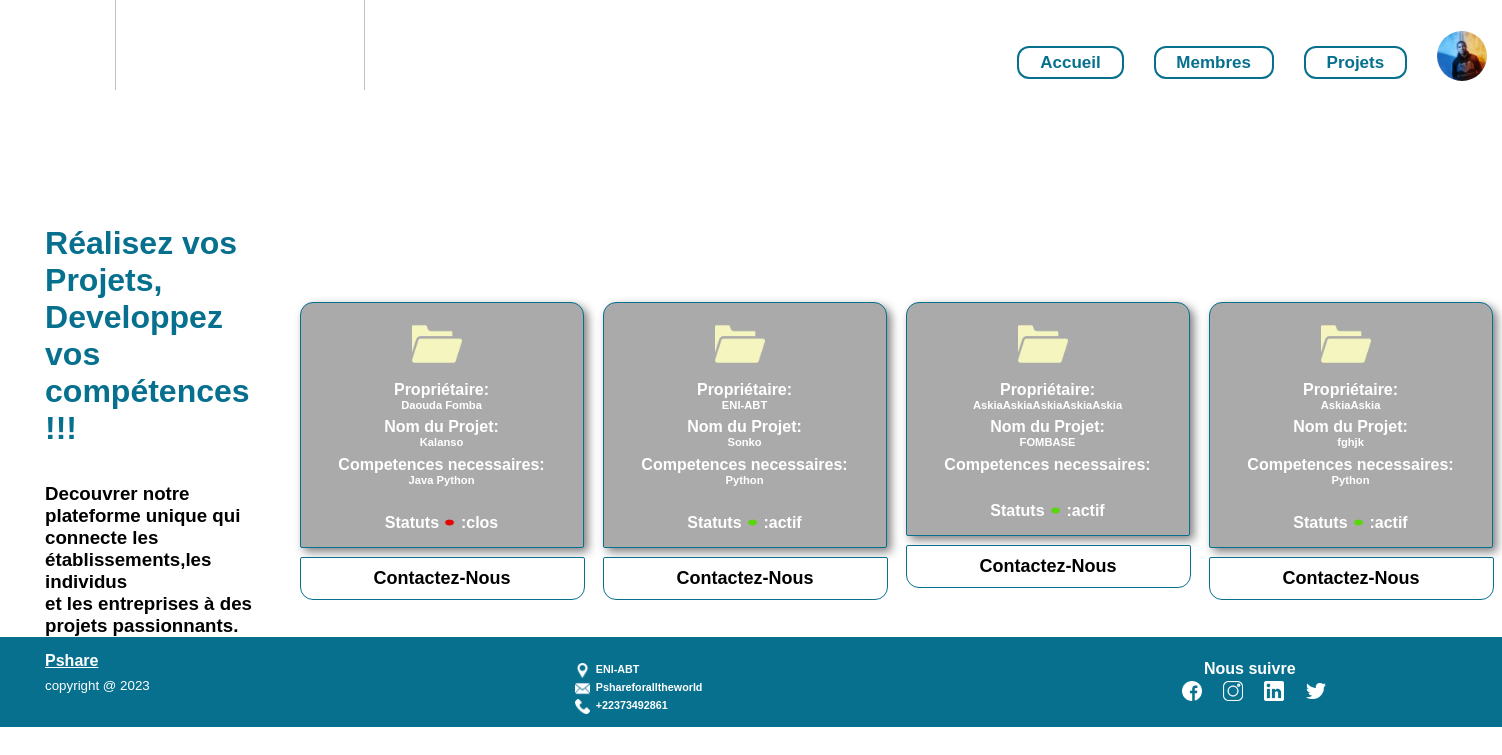
/index_indi.php (signed in), run on the app's committed database.
### tables this page shows
CREATE TABLE `users` (
  `num_users` int(11) NOT NULL,
  `type` varchar(30) NOT NULL,
  `nom_complet` varchar(65) NOT NULL,
  `email_user` varchar(30) NOT NULL,
  `mdp_user` varchar(25) NOT NULL,
  `niveau` enum('Licence','Master','Doctorat') DEFAULT NULL,
  `img` varchar(25) NOT NULL,
  `cv` varchar(25) NOT NULL
);

CREATE TABLE `competence` (
  `id_comp` int(11) NOT NULL,
  `nom_comp` varchar(20) NOT NULL
);

### config.php (called while the page is built, shortened)
<?php
class Operation
{
    private $con;
    public function __construct(){
    try {
        $this->con=new PDO('mysql:host=localhost:3310;dbname=pshare;charset=utf8','root','');
    } catch (PDOException $error1)
    {
    }
    }
       public function Afficher_projet_by_competence($id_user)
       {
         if($this->con)
         {
            $con=$this->con->prepare("SELECT DISTINCT users.num_users,users.nom_complet,competence.nom_comp,projet.nom_pt,projet.statut
            FROM users,competence,avoir_competence,projet,competences_requises  WHERE  avoir_competence.num_users=users.num_users
            AND avoir_competence.id_comp=competence.id_comp AND competence.id_comp=competences_requises.id_comp
            AND competences_requises.idd_pt=projet.idd_pt AND users.num_users=?");
            $data=$con->execute(array($id_user));
            $data=$con->fetchAll(PDO::FETCH_ASSOC);
            return $data;
         }
       }
       public function Afficher_projet_proprio($nom_projet)
       {
         if($this->con)
         {
            $con=$this->con->prepare("SELECT projet.nom_pt,users.nom_complet FROM users,projet
            WHERE projet.num_users=users.num_users AND projet.nom_pt=?");
            $data=$con->execute(array($nom_projet));
            $data=$con->fetchAll(PDO::FETCH_ASSOC);
            return $data;
            }
       }
       public function Stocks_idprojet($nom)
       {
         if($this->con)
         {
            $con=$this->con->prepare("SELECT idd_pt FROM projet WHERE nom_pt=? ");
            $data=$con->execute(array($nom));
            $data=$con->fetchAll(PDO::FETCH_ASSOC);
            if(count($data)>0)
             {
               foreach($data as $lidata)
               {
                  $id_projet=$lidata['idd_pt'];
               }
             }
             return $id_projet;
         }
       }
       public function Afficher_competences_requises($id_projet)
       {
         if($this->con)
         {
            $con=$this->con->prepare("SELECT competence.nom_comp FROM competence,competences_requises,projet
            WHERE competence.id_comp=competences_requises.id_comp
            AND projet.idd_pt=competences_requises.idd_pt AND projet.idd_pt=?");
            $data=$con->execute(array($id_projet));
            $data=$con->fetchAll(PDO::FETCH_ASSOC);
             return $data;
         }
       }
      }
?>

### index_indi.php (the view, shortened to what this page needs)
<?php
require "config.php";
$con=new Operation();
$data=$con->Afficher_projet_by_competence($_SESSION['num_users']);
?>
<!DOCTYPE html>
<html lang="en">
<head>
    <link rel="stylesheet" href="css/style.css">
    <link rel="stylesheet" href="https://cdn.jsdelivr.net/npm/swiper@10/swiper-bundle.min.css" />
</head>
<body>
    <div class="container">
        <nav>
            <ul>
                <div class="logo"><img src="image/pshare.png" alt=""></div>
                <?php
                if( $_SESSION['type']==='individuel' ){ echo'<li><a href="index_indi.php">Accueil</a></li>';}
                 elseif( $_SESSION['type']==='commun'){echo'<li><a href="index_commun.php">Accueil</a></li>';}
                 else{echo'<li><a href="index.php">Accueil</a></li>';}
                ?>
                <li><a href="membres.php">Membres</a></li>
                <li><a href="projets.php">Projets</a></li>
                <?php
                if(!isset($_SESSION['user'])){ echo'<a href="profil.php"><img src="image/Profile1.png"></a>';}
                 else{echo'<a href="profil.php"><img src="profil/'.$_SESSION['profil'].'"></a>';}
                ?>
             </ul>
        </nav>
    </div>
    <section class="part">
        <div class="presentation">
              <p><h2>Réalisez vos Projets, </h2></p>
              <p><h2>Developpez vos compétences !!!</h2></p><br><br>
              <p><h3>Decouvrer notre plateforme unique qui</h3></p>
              <p><h3>connecte les établissements,les individus</h3></p>
              <p><h3>et les entreprises à des projets passionnants.</h3></p>
        </div>
        <section>
        <div class="cards">
        <?php foreach($data as $lidata):?>
            <?php  $nom_pt=$lidata['nom_pt']; $nom_pros=$con->Afficher_projet_proprio($nom_pt);
                   $id_projet=$con->Stocks_idprojet($nom_pt);  $competences=$con->Afficher_competences_requises($id_projet);
            ?>
            <div class="card-single">
                <div class="card-flex">
                    <div class="card-info">
                       <div class="card-head">
                        <img src="image/dossier.png" class="proad">
                       </div>
                       <div class="title">
                                 <p><h4>Propriétaire:</h4></p>
                                  <p><h6><?php foreach ($nom_pros as $nom_pro) { echo $nom_pro['nom_complet'];}?></h6></p>
                                 <p><h4>Nom du Projet:</h4></p>
                                  <p><h6><?= $lidata['nom_pt']?></h6></p>
                                  <p><h4>Competences necessaires:</h4></p>
                                  <p><h6><?php foreach ($competences as $competence) {
                                    echo $competence['nom_comp'].' ';}
                                  ?></h6></p>
                       </div>
                    </div>
                    <div class="statut">
                        <p><h4>Statuts <?php
                if($lidata['statut']=='actif'){ echo'<img src="image/bouton-denregistrement.png">';}
                 else{echo'<img src="image/bouton-denregistrement (1).png">';}
                ?> :<?= $lidata['statut'] ?></h4></p>
                    </div>
                </div>
                <section class="contacter"> <button>
                <?php
                if(!isset($_SESSION['user'])){ echo'<a href="login.php">Contactez-Nous</a>';}
                 else{echo'<a href="traitementc.php">Contactez-Nous</a>'; }
                ?>
                </button></section>
            </div>
            <?php endforeach; ?>
        </div>
</section>
    </section>
</body>
<footer>
    <div class="pied-page">
        <div class="copy">
           <h4>Pshare</h4>
           <small>copyright @ 2023</small>
        </div>
        <div class="references">
           <div class="single">
            <img src="image/pointeur-de-localisation.png" alt="">
            <legend><h6>ENI-ABT</h6></legend>
           </div>
           <div class="single">
            <img src="image/enveloppe-de-courrier-electronique.png" alt="">
            <legend><h6>Pshareforalltheworld</h6></legend>
           </div>
             <div class="single">
                <img src="image/appel-telephonique.png" alt="">
                <legend><h6>+22373492861</h6></legend>
             </div>
        </div>
        <div class="reseaux">
           <p><h4>Nous suivre</h4></p>
          <div class="icones">
            <img src="image/facebook.png" alt="">
           <img src="image/instagram.png" alt="">
           <img src="image/logo-linkedin.png" alt="">
           <img src="image/twitter.png" alt="">
           </div>
        </div>
</footer>
</html>

### css/style.css (style rules this page uses)
* { padding: 0; margin: 0; font-family: 'Trebuchet MS', 'Lucida Sans Unicode', 'Lucida Grande', 'Lucida Sans', Arial, sans-serif; }
.container { padding-top: 2%; max-height: 60px; width: 100%; background-color: #ffff ; display: flex; flex-direction: row-reverse; position: relative; overflow: hidden; justify-content: space-between; }
nav ul { display: flex; list-style-type:none; }
nav ul li { padding-top: 3%; margin: 0 15px; }
nav ul li a { text-decoration: none; padding: 0.3rem 1.3rem; font-size: 17px; font-weight: bold; color: #06708e; position: relative; border: solid 2px #06708e; border-radius: 12px; }
nav ul li a::after { width: 0%; height: 100%; background-color: rgb(255, 255, 255); }
.container img { margin-top: 1%; width: 50px; height: 50px; border-radius: 25px; margin-left: 15px; margin-right: 15px; }
.logo img { position: relative; margin-top: -31%; margin-left: -235%; width: 250px; height: 250px; }
section { display: flex; flex-direction: row; }
.presentation { padding-top: 9%; width: 50%; padding-left: 3%; min-height: 370px; }
.presentation h2 { font-size: 2em; color: #06708e; }
section h4 { color: white; text-align: center; }
.cards { padding-left: 2%; padding-right: 15px; padding-top: 16%; display:flex; margin-top: 1rem; max-height: 30%; padding-bottom: 2%; }
.card-flex { background: #aaaaaa; padding: 1rem; box-shadow: 4px 4px 10px rgba(0, 0, 0, 0.5); border-radius: 13px 13px 2px 2px; border: solid 1px #06708e; margin-bottom:3%; margin-right: 15px; width: 250px; }
.card-flex { display: flex; flex-direction: column; }
.title h4 { padding-top: 3%; color: rgb(255, 255, 255); font-size: 16px; }
.title h6 { color: #ffffff; font-size: 0.7rem; text-align: center; }
.card-head img { padding-left:38%; width: 50px; height: 50px; }
.statut img { margin-top: 13%; width: 13px; height: 9px; }
.contacter button { width: 285px; height: 43px; border-radius: 2px 2px 13px 13px; background-color: #ffffff; border: solid 1px #06708e; margin-right: 18px; }
.contacter button a { text-decoration: none; color: black; font-weight: bolder; font-size: 18px; }
footer { margin-top: 0%; width: 100%; height: 90px; background-color: #06708e; }
.pied-page { padding-top: 1%; display: flex; flex-direction: row; }
.copy { width: 40%; color: #ffffff; padding-left: 3%; }
.copy h4 { padding-bottom: 1%; text-decoration: underline; }
.references { padding-top: 0.5%; width: 45%; display: flex; flex-direction: column; }
.references .single { padding-top: 0.5%; display: flex; flex-direction: row; }
.references img { width: 15px; height: 15px; }
.references legend { color: #ffffff; padding-left: 1%; }
.reseaux { padding-top: 0.5%; width: 25%; display: flex; flex-direction: column; }
.reseaux .icones { display: flex; flex-direction: row; justify-content: space-around; padding-right: 50%; }
.reseaux h4 { padding-left: 10%; color: #ffffff; padding-bottom: 1%; }
.reseaux img { width: 20px; height: 20px; }

### data on the page
users: nom_complet "Daouda Fomba", nom_pt "Kalanso", statut "clos", nom_complet "ENI-ABT", nom_pt "Sonko", statut "actif", nom_complet "Askia", nom_pt "FOMBASE", nom_pt "fghjk"
competence: nom_comp "Java"
competence: nom_comp "Python"
